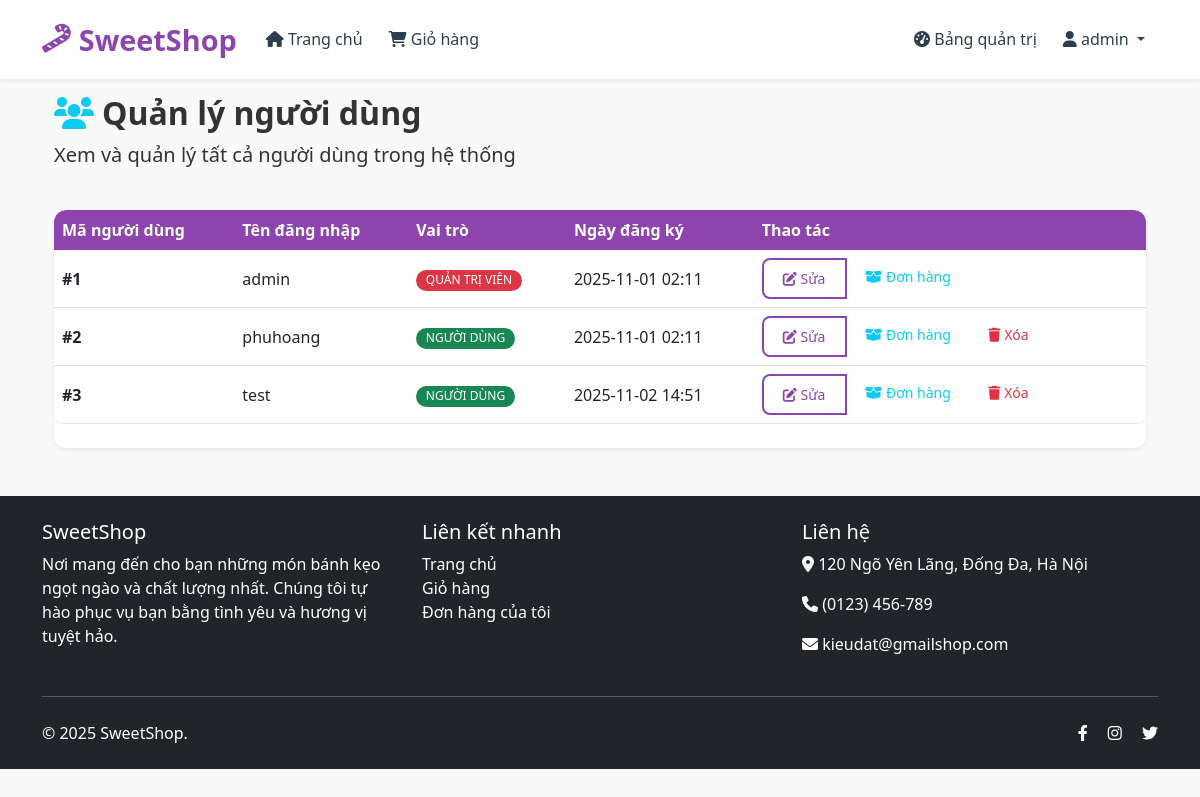
The page /users (signed in) on the database as committed earlier.
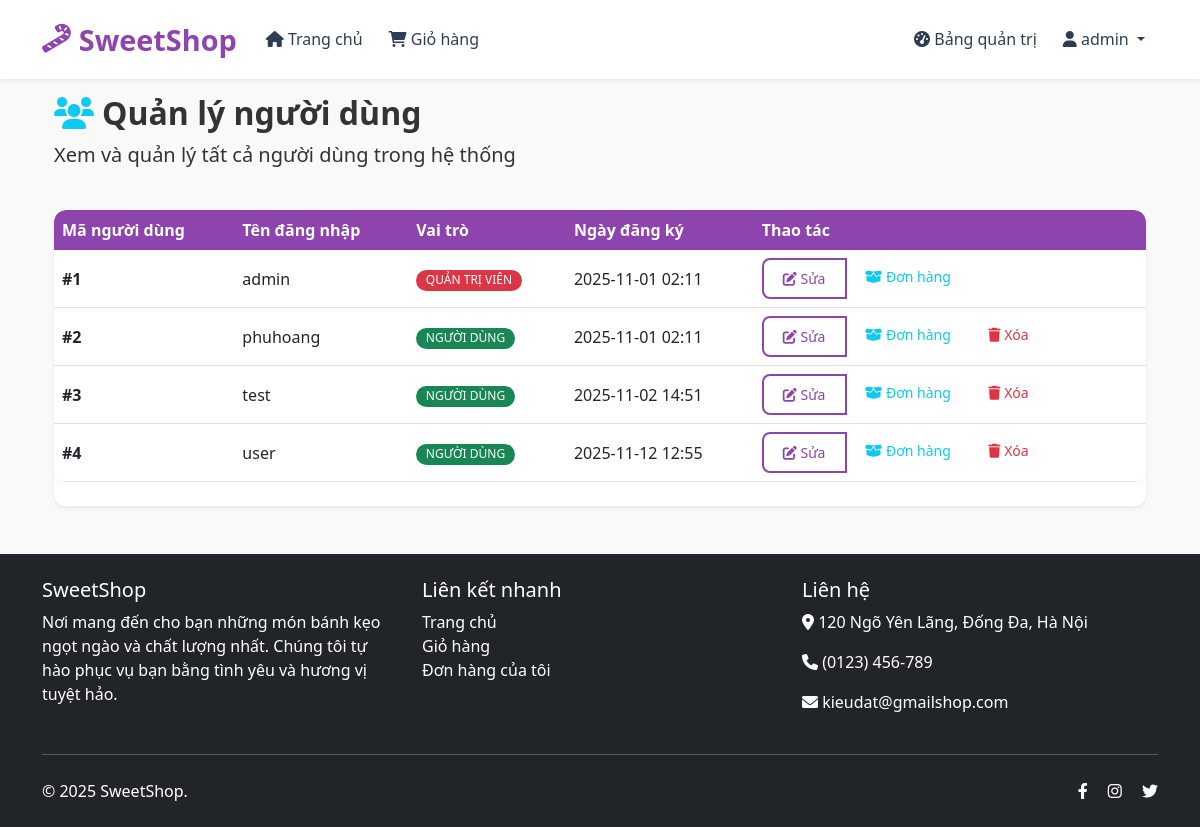
The same page on the database as committed later.
### app/models.py (models this page shows, shortened)
class User(UserMixin, db.Model):
    __tablename__ = 'users'
    id = db.Column(db.Integer, primary_key=True)
    username = db.Column(db.String(80), nullable=False, unique=True)
    password_hash = db.Column(db.String(120), nullable=False)
    role = db.Column(db.String(10), nullable=False, default='USER')  # 'USER' or 'ADMIN'
    created_at = db.Column(db.DateTime, nullable=False, default=datetime.utcnow)
    cart_items = db.relationship('Cart', backref='user', lazy=True, cascade='all, delete-orphan')
    orders = db.relationship('Order', backref='customer', lazy=True, cascade='all, delete-orphan')
    addresses = db.relationship('Address', backref='user', lazy=True, cascade='all, delete-orphan')

### app/admin/routes.py (the view)
@bp.route('/users')
@login_required
@admin_required
def users():
    users = User.query.all()
    return render_template('admin/users.html', users=users)

### app/__init__.py (called while the page is built)
def create_app(config_class=Config):
    app = Flask(__name__)
    app.config.from_object(config_class)
    db.init_app(app)
    login_manager.init_app(app)
    bcrypt.init_app(app)
    migrate = Migrate(app, db)  # Initialize Flask-Migrate
    login_manager.login_view = 'auth.login'
    login_manager.login_message = 'Đăng nhập để truy cập trang này.'
    from app.auth import bp as auth_bp
    app.register_blueprint(auth_bp)
    from app.admin import bp as admin_bp
    app.register_blueprint(admin_bp)
    from app.main import bp as main_bp
    app.register_blueprint(main_bp)
    @login_manager.user_loader
    def load_user(user_id):
        from app.models import User
        return User.query.get(int(user_id))
    return app

### app/templates/admin/users.html (shortened to what this page needs)
{% extends "base.html" %}
{% block content %}
<div class="container">
    <div class="row mb-4">
        <div class="col-12">
            <h2 class="fw-bold">
                <i class="fas fa-users me-2 text-info"></i>Quản lý người dùng
            </h2>
            <p class="lead">Xem và quản lý tất cả người dùng trong hệ thống</p>
        </div>
    </div>
    {% if users %}
    <div class="row">
        <div class="col-12">
            <div class="card shadow-sm">
                <div class="card-body p-0">
                    <div class="table-responsive">
                        <table class="table table-hover mb-0">
                            <thead class="table-light">
                                <tr>
                                    <th>Mã người dùng</th>
                                    <th>Tên đăng nhập</th>
                                    <th>Vai trò</th>
                                    <th>Ngày đăng ký</th>
                                    <th>Thao tác</th>
                                </tr>
                            </thead>
                            <tbody>
                                {% for user in users %}
                                <tr>
                                    <td><strong>#{{ user.id }}</strong></td>
                                    <td>{{ user.username }}</td>
                                    <td>
                                        <span class="badge
                                            {% if user.role == 'ADMIN' %}bg-danger
                                            {% else %}bg-success{% endif %}">
                                            {% if user.role == 'ADMIN' %}QUẢN TRỊ VIÊN{% else %}NGƯỜI DÙNG{% endif %}
                                        </span>
                                    </td>
                                    <td>{{ user.created_at.strftime('%Y-%m-%d %H:%M') }}</td>
                                    <td>
                                        <div class="btn-group" role="group">
                                            <a href="{{ url_for('admin.edit_user', user_id=user.id) }}" class="btn btn-sm btn-outline-primary">
                                                <i class="fas fa-edit"></i> Sửa
                                            </a>
                                            <a href="{{ url_for('admin.user_orders', user_id=user.id) }}" class="btn btn-sm btn-outline-info">
                                                <i class="fas fa-box-open"></i> Đơn hàng
                                            </a>
                                            {% if user.role != 'ADMIN' %}
                                            <a href="{{ url_for('admin.delete_user', user_id=user.id) }}" class="btn btn-sm btn-outline-danger"
                                               onclick="return confirm('Bạn có chắc chắn muốn xóa người dùng này? Hành động này không thể hoàn tác!')">
                                                <i class="fas fa-trash"></i> Xóa
                                            </a>
                                            {% endif %}
                                        </div>
                                    </td>
                                </tr>
                                {% endfor %}
                            </tbody>
                        </table>
                    </div>
                </div>
            </div>
        </div>
    </div>
    {% endif %}
</div>
{% endblock %}

### app/templates/base.html (shortened to what the changed rows need)
<!DOCTYPE html>
<html lang="vi">
<head>
    <link href="https://cdn.jsdelivr.net/npm/bootstrap@5.3.0/dist/css/bootstrap.min.css" rel="stylesheet">
    <link rel="stylesheet" href="https://cdnjs.cloudflare.com/ajax/libs/font-awesome/6.0.0/css/all.min.css">
    <link rel="stylesheet" href="{{ url_for('static', filename='css/style.css') }}">
</head>
<body>
    <nav class="navbar navbar-expand-lg navbar-light bg-white fixed-top shadow-sm">
        <div class="container">
            <div class="collapse navbar-collapse" id="navbarNav">
                <ul class="navbar-nav">
                    {% if current_user.is_authenticated %}
                        {% if current_user.role == 'ADMIN' %}
                            <li class="nav-item">
                                <a class="nav-link" href="{{ url_for('admin.dashboard') }}">
                                    <i class="fas fa-tachometer-alt"></i> Bảng quản trị
                                </a>
                            </li>
                        {% endif %}
                        <li class="nav-item dropdown">
                            <a class="nav-link dropdown-toggle" href="#" id="navbarDropdown" role="button" data-bs-toggle="dropdown">
                                <i class="fas fa-user"></i> {{ current_user.username }}
                            </a>
                        </li>
                    {% endif %}
                </ul>
            </div>
        </div>
    </nav>
    <div class="container mt-4">
        {% block content %}{% endblock %}
    </div>
</body>
</html>

Rows that differ between the two databases and show on the page:
added User: id "4", username "user", role "NGƯỜI DÙNG", created_at "2025-11-12 12:55"
